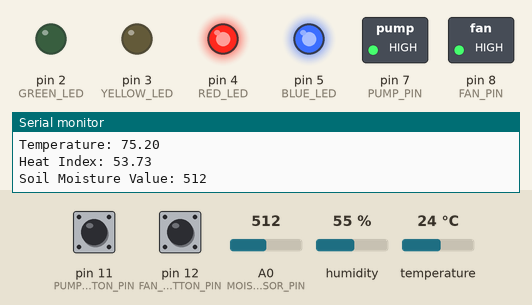
Simulated run of this sketch. Board: Arduino Uno, built with avr-gcc and run on an emulated ATmega328P. Parts: switched loads named in the sketch (green lamp = pin HIGH), output pins drawn as LEDs (lit = HIGH), the last lines printed to the serial monitor. Dashed ring = blinking. The test bench sets the inputs (shaded band); at power-on: A0 (MOISTURE_SENSOR_PIN) = 512, pin 12 (FAN_BUTTON_PIN) HIGH, pin 11 (PUMP_BUTTON_PIN) HIGH, humidity 55 %, temperature 24 °C.

Above: at 4.8 s.
4.9 s: A0 (MOISTURE_SENSOR_PIN) set to 462
13.6 s: A0 (MOISTURE_SENSOR_PIN) set to 440
At 17.0 s:
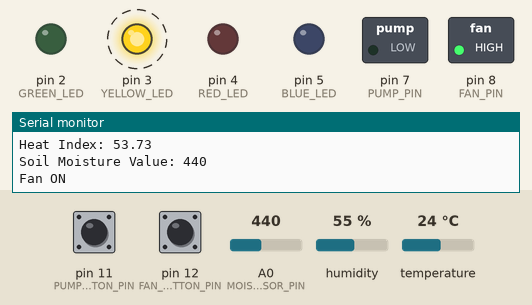
20.9 s: pin 12 (FAN_BUTTON_PIN) pulled LOW for 3 s
At 22.3 s:
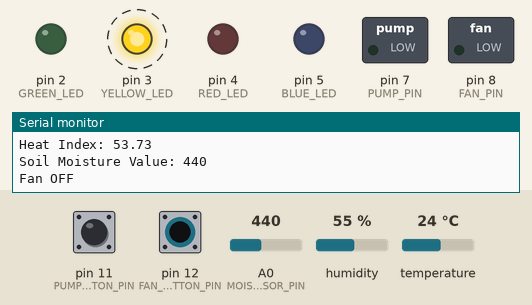
25.9 s: A0 (MOISTURE_SENSOR_PIN) set to 286
30.9 s: A0 (MOISTURE_SENSOR_PIN) set to 254
At 31.7 s:
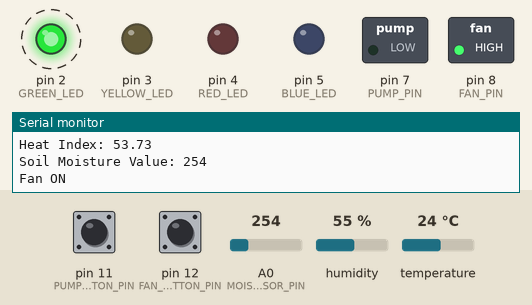
35.9 s: pin 12 (FAN_BUTTON_PIN) pulled LOW for 3 s
At 37.0 s:
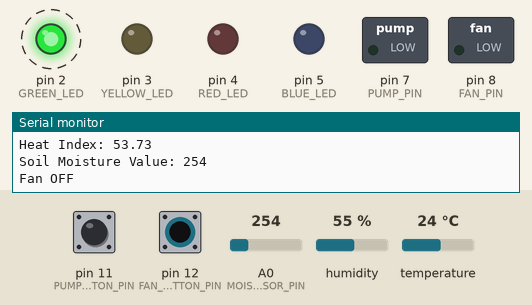
Timing chart, 0 to 41.9 s (numbered marks = the images above; inputs shaded):
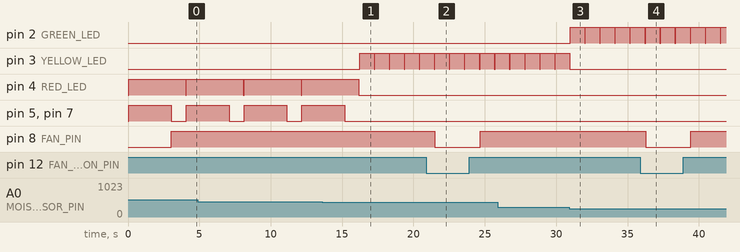

The sketch:

ProjectCode.ino
```cpp
#include "DHT.h"
#define DHTTYPE DHT11
#define DHTPIN 6

DHT dht(DHTPIN, DHTTYPE);

const int PUMP_PIN = 7;     // Relay module connected to D7
int moistureReading = 0;        // Variable to store sensor reading

/* macros defining LED pins */
#define GREEN_LED 2
#define YELLOW_LED 3
#define RED_LED 4
#define BLUE_LED 5

/* macros defining sensor, fan, pump, and button pins */
#define MOISTURE_SENSOR_PIN A0
#define FAN_PIN 8
//#define PUMP_PIN 6
#define PUMP_BUTTON_PIN 11
#define FAN_BUTTON_PIN 12

void fansON(){
  /* turns on fan */
  digitalWrite(FAN_PIN, HIGH);
}
void fansOFF(){
  /* turns off fan */
  digitalWrite(FAN_PIN, LOW);
}

void ledsOFF(){
  /* turns off all LEDS */
  digitalWrite(GREEN_LED, LOW);
  digitalWrite(YELLOW_LED, LOW);
  digitalWrite(RED_LED, LOW);
  digitalWrite(BLUE_LED, LOW);
}

void moistureWARNING(){
  /* yellow led on to indiate medium moisture level detected */
  digitalWrite(YELLOW_LED, HIGH);
}

void moistureOK(){
  /* green led on to indiate good moisture level detected */
  digitalWrite(GREEN_LED, HIGH);
}

void moistureLOW(){
  /* red led on to indiate very low moisture level detected */
  digitalWrite(RED_LED, HIGH);
}

void pumpON(){
  /* turn on the pump and blue LED */
  digitalWrite(BLUE_LED, HIGH);
  digitalWrite(PUMP_PIN, HIGH);
}

void pumpOFF(){
  /* turn off the pump and blue LED*/
  digitalWrite(BLUE_LED, LOW);
  digitalWrite(PUMP_PIN, LOW);
}

void waterPlant(){
  /* turn on pump, with "dripping" behavior */
  pumpON();
  delay(3000); //pump water for 3 seconds, and then turn off the pump
  pumpOFF();
}

void setup() {
  Serial.begin(9600);
  dht.begin();
  pinMode(PUMP_PIN, OUTPUT); /* pump pin */
  digitalWrite(PUMP_PIN, HIGH); // Default: Relay OFF when Arduino starts

  /* LED pin setup */
  pinMode(GREEN_LED, OUTPUT);
  pinMode(YELLOW_LED, OUTPUT);
  pinMode(RED_LED, OUTPUT);
  pinMode(BLUE_LED, OUTPUT);

  /* fan, pump, and button pins setup */
  pinMode(FAN_PIN, OUTPUT);
  pinMode(FAN_BUTTON_PIN, INPUT_PULLUP);
  pinMode(PUMP_BUTTON_PIN, INPUT_PULLUP);
}

void loop(){

  int pumpButton = digitalRead(PUMP_BUTTON_PIN);
  Serial.println("-------------------------");

  /* turn off pump and LEDS on startup */
  pumpOFF();
  ledsOFF();

  moistureReading = analogRead(MOISTURE_SENSOR_PIN); //read in moisture levels from sensor
  float humidity = dht.readHumidity();
  float temperature = dht.readTemperature(true);
  float heatIndex = dht.computeHeatIndex(humidity, temperature, true); //compute heat index in fahrenheit

  Serial.print("Humidity: ");
  Serial.println(humidity);
  Serial.print("Temperature: ");
  Serial.println(temperature);
  Serial.print("Heat Index: ");
  Serial.println(heatIndex);

  /* display moisture values to serial monitor */
  Serial.print("Soil Moisture Value: ");
  Serial.println(moistureReading);

  /* process moisture values */
  if (moistureReading > 450) {
    /* soil is DRY, turn on pump and blue LED indicating plant is being watered */
    moistureLOW();
    waterPlant();
  }
  else if(moistureReading >= 270 && moistureReading <= 450){
    /* soil is between DRY and WET (needs watering soon) */
    moistureWARNING();
  }
  else if(moistureReading < 270){
    /* soil is wet, moisture OK*/
    moistureOK();
  }

  /* turn on fan based on current temp/heat index */
  if(heatIndex > 75){
    fansON();
  }
  else{
    fansOFF();
  }

   /* manually control the fan using the button */
  int fanButton = digitalRead(FAN_BUTTON_PIN);
  if(fanButton == HIGH){
    fansON();
    Serial.println("Fan ON");
  }
  else{
    fansOFF();
    Serial.println("Fan OFF");
  }
  delay(1000);
}
```

Measured:
- the behaviour switches between 451 and 450 on A0 (MOISTURE_SENSOR_PIN) (found by bisection; images 0 and 1)
- the behaviour switches between 270 and 269 on A0 (MOISTURE_SENSOR_PIN) (found by bisection; images 2 and 3)
- after the input at 13.6 s, pin 3 (YELLOW_LED): alternates HIGH for 1.0 s and LOW for 0.05 s, starting after 2.6 s; pin 4 (RED_LED): goes on until 16.2 s, then stays LOW; pin 5 (BLUE_LED), pin 7 (PUMP_PIN): goes on until 15.2 s, then stays LOW
- after the input at 20.9 s, pin 8 (FAN_PIN): HIGH → LOW after 0.60 s, → HIGH 3.2 s later
- after the input at 30.9 s, pin 2 (GREEN_LED): alternates HIGH for 1.0 s and LOW for 0.05 s, starting after 0.09 s; pin 3 (YELLOW_LED): goes on until 30.9 s, then stays LOW
- after the input at 35.9 s, pin 8 (FAN_PIN): HIGH → LOW after 0.36 s, → HIGH 3.2 s later
- by itself, pin 4 (RED_LED): alternates HIGH for 4.0 s and LOW for 0.05 s
- by itself, pin 5 (BLUE_LED), pin 7 (PUMP_PIN): alternates HIGH for 3.0 s and LOW for 1.0 s
